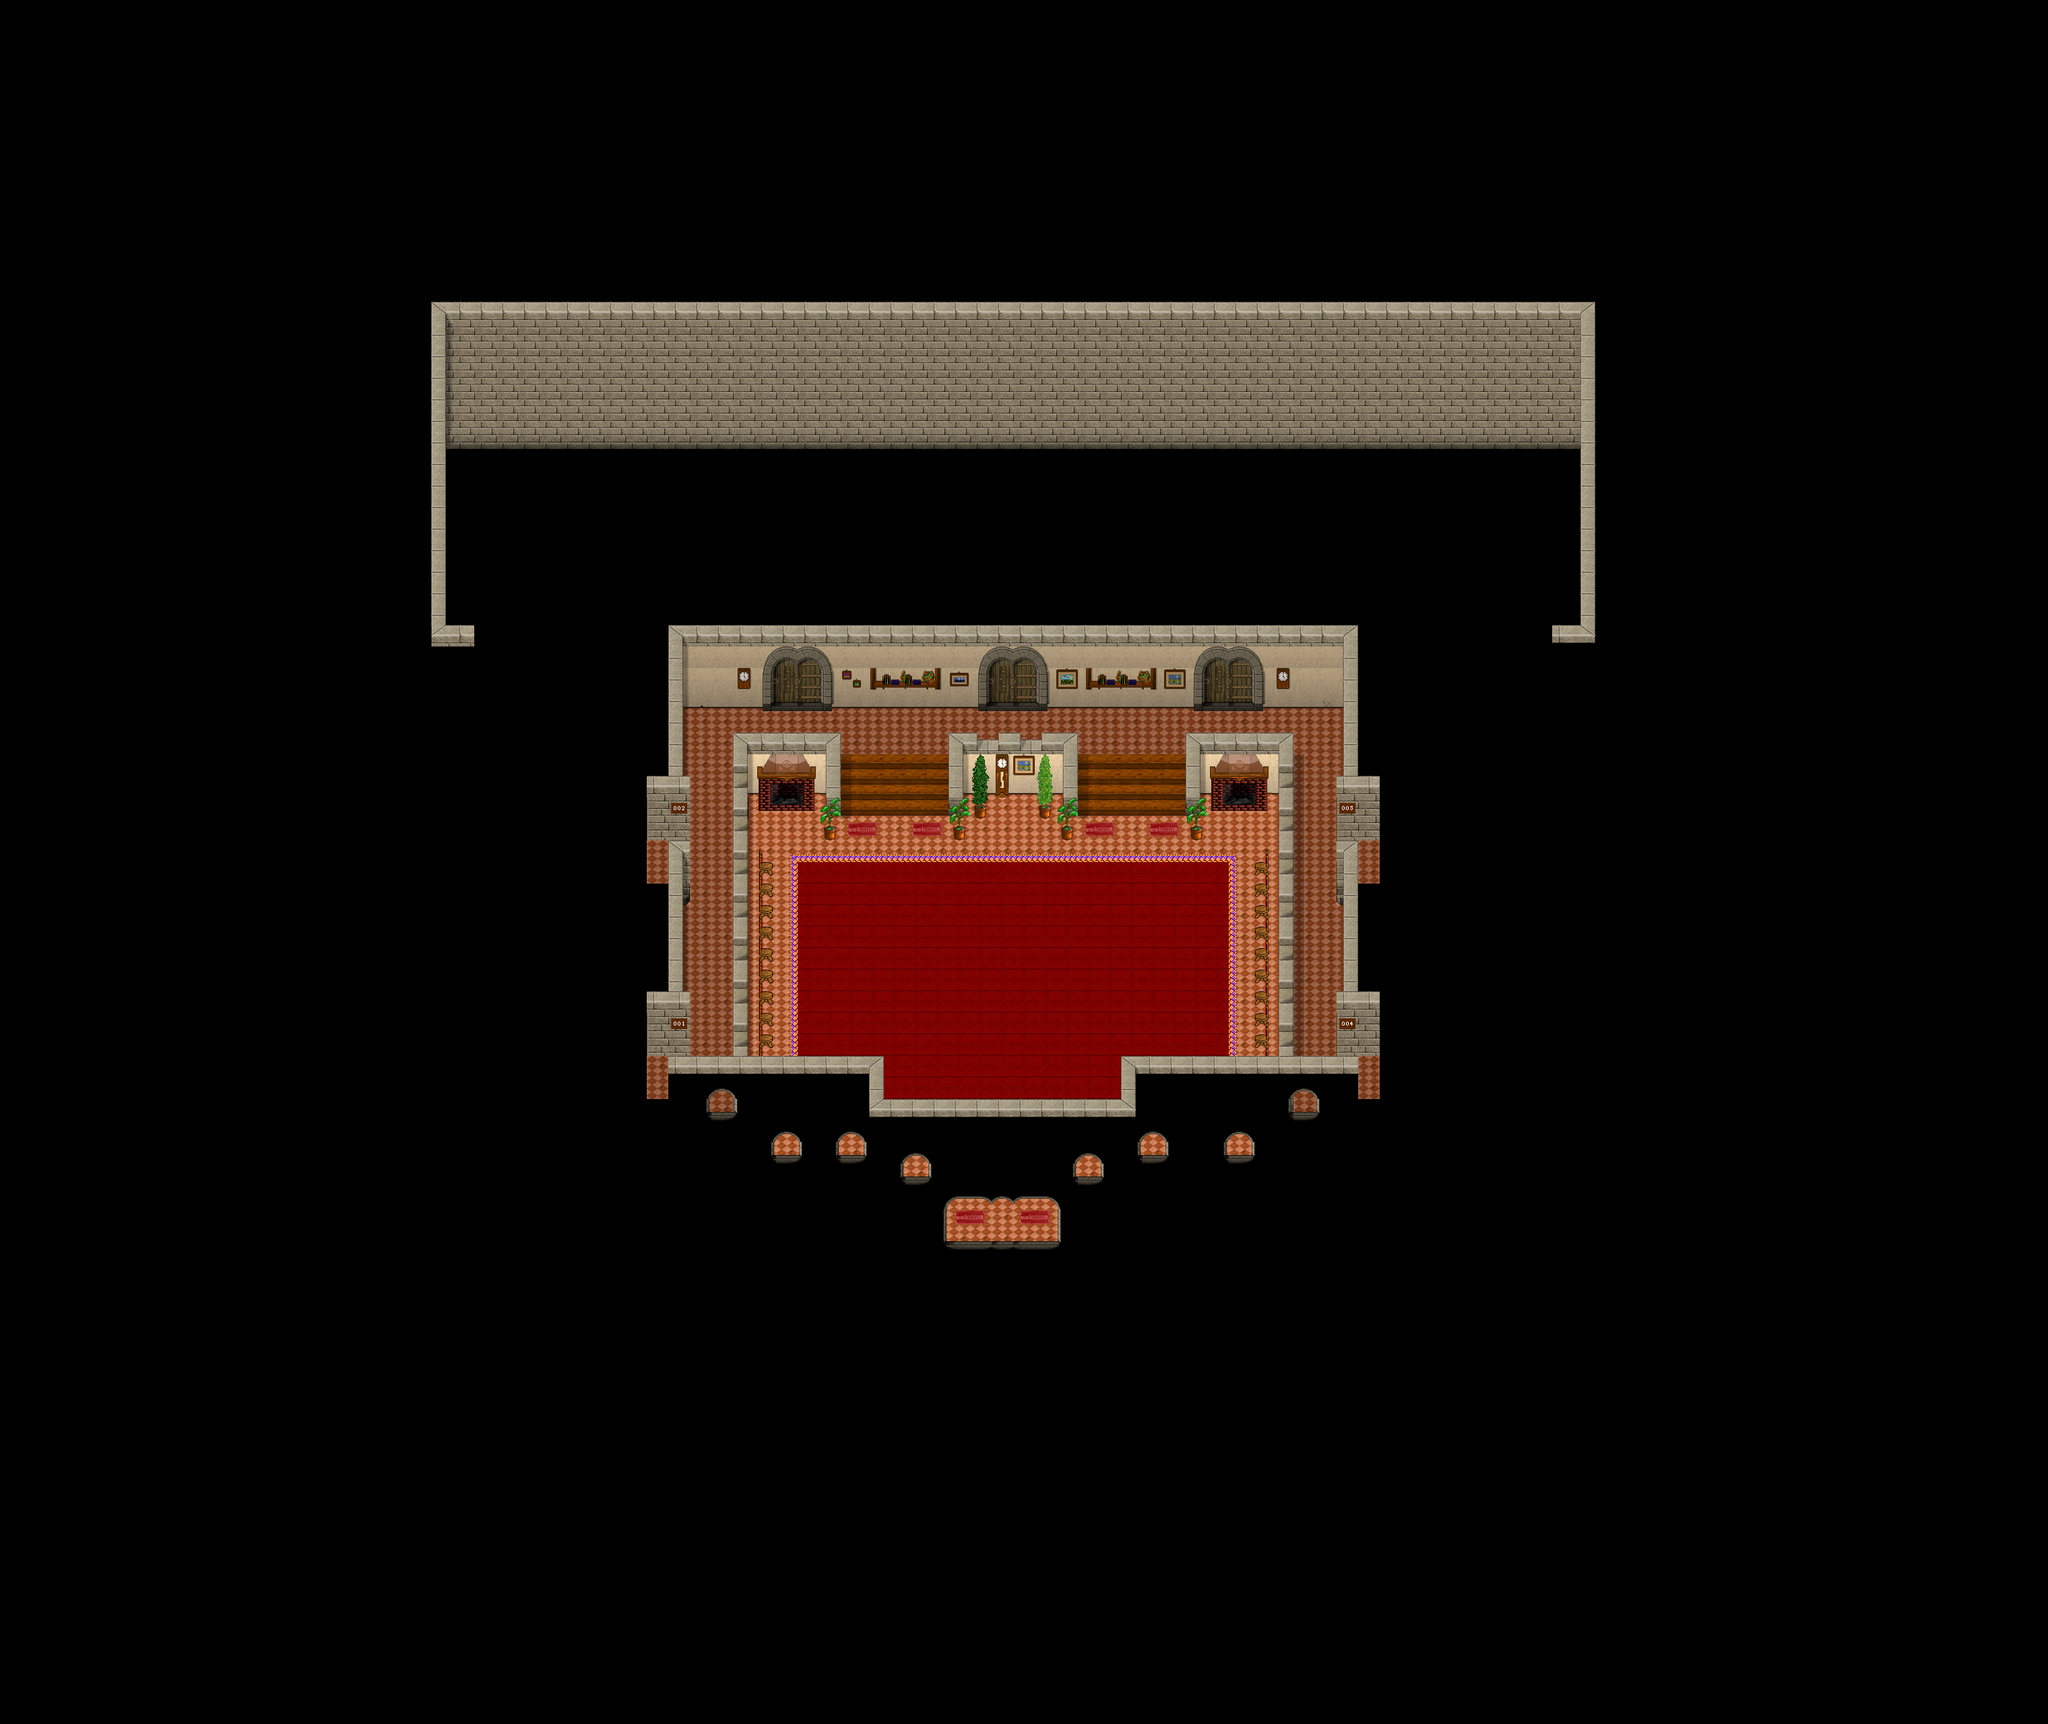

A level layout from a 2D game, rendered from its tile map. Below: a short description, then the map file with tile-grid data replaced by summaries:
An orthogonal 95x80 tile map with 32x32 px tiles, 5 tile layers (Ground, Ground2, Fringe, Top , ...), 1 hidden layer not drawn, 7 tilesets and 10 objects (6x warp, 2x Margem, VarandaReunião, VarandaBiblioteca).

<map version="1.0" orientation="orthogonal" width="95" height="80" tilewidth="32" tileheight="32">
 <properties>
  <property name="minimap" value="/graphics/minimaps/002-01.png" />
  <property name="music" value="Magick - Real.ogg" />
  <property name="name" value="Sala_Principal" />
  <property name="pasta" value="salaPrincipal" />
 </properties>
 <tileset firstgid="1" name="collision" tilewidth="32" tileheight="32">
  <image source="../graphics/tiles/collision.png" width="64" height="32" />
 </tileset>
 <tileset firstgid="3" name="blockWalls" tilewidth="32" tileheight="32">
  <image source="../graphics/tiles/blockWalls.png" width="512" height="512" />
 </tileset>
 <tileset firstgid="259" name="blockWalls_x2" tilewidth="32" tileheight="64">
  <image source="../graphics/tiles/blockWalls_x2.png" width="512" height="64" />
 </tileset>
 <tileset firstgid="275" name="blockWalls_in_x3" tilewidth="32" tileheight="32">
  <image source="../graphics/tiles/blockWalls_in_x3.png" width="512" height="96" />
 </tileset>
 <tileset firstgid="323" name="inn" tilewidth="32" tileheight="32">
  <image source="../graphics/tiles/inn.png" width="512" height="512" />
 </tileset>
 <tileset firstgid="579" name="sombras" tilewidth="32" tileheight="32">
  <image source="../graphics/tiles/sombras.png" width="192" height="128" />
 </tileset>
 <tileset firstgid="603" name="numeros" tilewidth="32" tileheight="32">
  <image source="../graphics/tiles/numeros.png" width="320" height="352" />
 </tileset>
 <layer name="Ground" width="95" height="80">
  <data>[7600 cells, 7600 non-empty, 24 distinct tile ids]</data>
 </layer>
 <layer name="Ground2" width="95" height="80">
  <data>[7600 cells, 832 non-empty, 63 distinct tile ids]</data>
 </layer>
 <layer name="Fringe" width="95" height="80">
  <data>[7600 cells, 286 non-empty, 15 distinct tile ids]</data>
 </layer>
 <layer name="Top " width="95" height="80">
  <data>[7600 cells, 305 non-empty, 31 distinct tile ids]</data>
 </layer>
 <layer name="Top2" width="95" height="80">
  <data>[7600 cells, 4 non-empty, 2 distinct tile ids]</data>
 </layer>
 <layer name="Collision" width="95" height="80" visible="0" opacity="0.5">
  <data>[7600 cells, 7556 non-empty, 2 distinct tile ids]</data>
 </layer>
 <objectgroup name="Objects" width="0" height="0">
  <object name="Margem" x="0" y="0" width="640" height="640" />
  <object name="Margem" x="2368" y="1888" width="672" height="672" />
  <object name="VarandaReunião" x="1152" y="1024" width="64" height="32" />
  <object name="Escadaria-Terrea" type="warp" x="1472" y="1024" width="64" height="32">
   <properties>
    <property name="dest_map" value="002-04" />
    <property name="dest_x" value="1504" />
    <property name="dest_y" value="1024" />
   </properties>
  </object>
  <object name="VarandaBiblioteca" x="1792" y="1024" width="64" height="32" />
  <object name="paraFora" type="warp" x="1408" y="1824" width="160" height="32">
   <properties>
    <property name="dest_map" value="002" />
    <property name="dest_x" value="3200" />
    <property name="dest_y" value="2240" />
   </properties>
  </object>
  <object name="QuartoFeminino" type="warp" x="960" y="1248" width="32" height="64">
   <properties>
    <property name="dest_map" value="002-02" />
    <property name="dest_x" value="960" />
    <property name="dest_y" value="1280" />
   </properties>
  </object>
  <object name="QuartoMasculino" type="warp" x="960" y="1568" width="32" height="64">
   <properties>
    <property name="dest_map" value="002-03" />
    <property name="dest_x" value="960" />
    <property name="dest_y" value="1600" />
   </properties>
  </object>
  <object name="QuartoFeminino" type="warp" x="2016" y="1248" width="32" height="64">
   <properties>
    <property name="dest_map" value="002-02" />
    <property name="dest_x" value="2016" />
    <property name="dest_y" value="1280" />
   </properties>
  </object>
  <object name="QuartoMasculino" type="warp" x="2016" y="1568" width="32" height="64">
   <properties>
    <property name="dest_map" value="002-03" />
    <property name="dest_x" value="2016" />
    <property name="dest_y" value="1600" />
   </properties>
  </object>
 </objectgroup>
</map>
